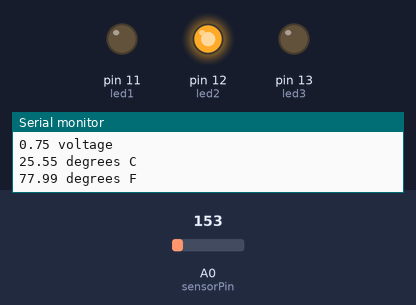
This sketch was run on a simulated Arduino Uno, built with avr-gcc and run on an emulated ATmega328P. On the bench: output pins drawn as LEDs (lit = HIGH), the last lines printed to the serial monitor. The test bench sets the inputs (shaded band); at power-on: A0 (sensorPin) = 153.

Above: at 10.8 s.
10.9 s: A0 (sensorPin) set to 180
At 20.5 s:
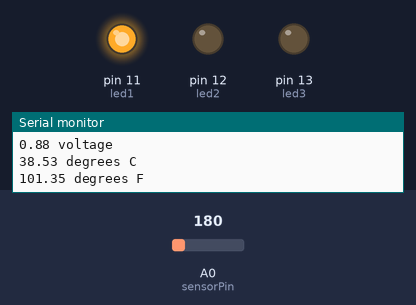
21.5 s: A0 (sensorPin) set to 133
At 30.5 s:
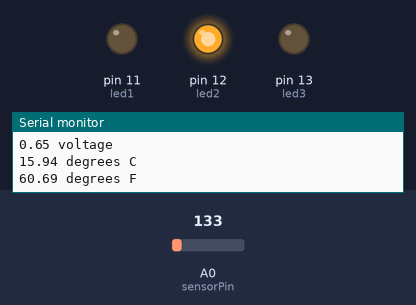
31.5 s: A0 (sensorPin) set to 165
At 40.6 s:
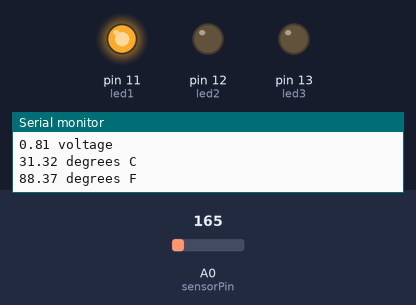
Timing chart, 0 to 42.1 s (numbered marks = the images above; inputs shaded):
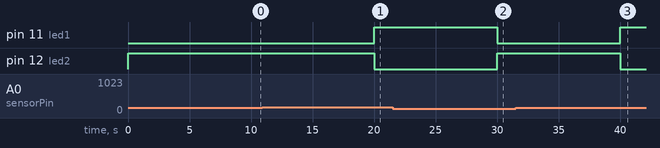

Measured:
- the behaviour switches between 162 and 163 on A0 (sensorPin) (found by bisection; images 0 and 1)
- after the input at 10.9 s, pin 11 (led1): LOW → HIGH after 9.1 s; pin 12 (led2): HIGH → LOW after 9.1 s
- after the input at 21.5 s, pin 11 (led1): HIGH → LOW after 8.5 s; pin 12 (led2): LOW → HIGH after 8.5 s
- after the input at 31.5 s, pin 11 (led1): LOW → HIGH after 8.5 s; pin 12 (led2): HIGH → LOW after 8.5 s

The sketch:

TMP36.ino
```cpp
//TMP36 Pin Variables
int sensorPin = 0; //the analog pin the TMP36's Vout (sense) pin is connected to
                   //the resolution is 10 mV / degree centigrade with a
                   //500 mV offset to allow for negative temperatures
int led1 = 11;
int led2 = 12;
int led3 = 13;

float lowReading = 104.0;         //brown - left(VIN) -> 5V
float highReading = 228.0;        //red - middle(VOUT) -> A0
float lowTemperature = 2.0;       //orange - right(GROUND) -> GND
float highTemperature = 61.6;
float slope;
//float actualReading;
float actualTemperature;

void setup()
{
  Serial.begin(9600);  //Start the serial connection with the computer
                       //to view the result open the serial monitor
  pinMode(led1, OUTPUT);
  pinMode(led2, OUTPUT);
  pinMode(led3, OUTPUT);

  slope = (highReading - lowReading) / (highTemperature - lowTemperature);
}

void loop()                     // run over and over again
{
 testingProcess();
 //calibrationProcess();
}

void calibrationProcess()
{
 int reading = analogRead(sensorPin);
 Serial.print(reading); Serial.println(" reading");

 delay(10000);
}

void testingProcess()
{
  //getting the voltage reading from the temperature sensor
 int reading = analogRead(sensorPin);
 Serial.print(reading); Serial.println(" reading");

 float voltage = reading * 5.0;
 voltage /= 1024.0;
 Serial.print(voltage); Serial.println(" voltage");

 actualTemperature = ((reading - lowReading) / slope) + lowTemperature;

 Serial.print(actualTemperature); Serial.println(" degrees C");

 // now convert to Fahrenheit
 float temperatureF = (actualTemperature * 9.0 / 5.0) + 32.0;
 Serial.print(temperatureF); Serial.println(" degrees F");

 lightUp(actualTemperature);

 delay(10000);
}

void lightUp(float temp)
{
  if(temp >= 30.0 && temp < 59.9){
    digitalWrite(led1, HIGH);
    digitalWrite(led2, LOW);
    digitalWrite(led3, LOW);
 }
  else if(temp >= 0.0 && temp < 29.9){
    digitalWrite(led2, HIGH);
    digitalWrite(led1, LOW);
    digitalWrite(led3, LOW);
  }
  else if(temp >= 60.0 && temp <= 100.0){
    digitalWrite(led3, HIGH);
    digitalWrite(led1, LOW);
    digitalWrite(led2, LOW);
  }
}
```
